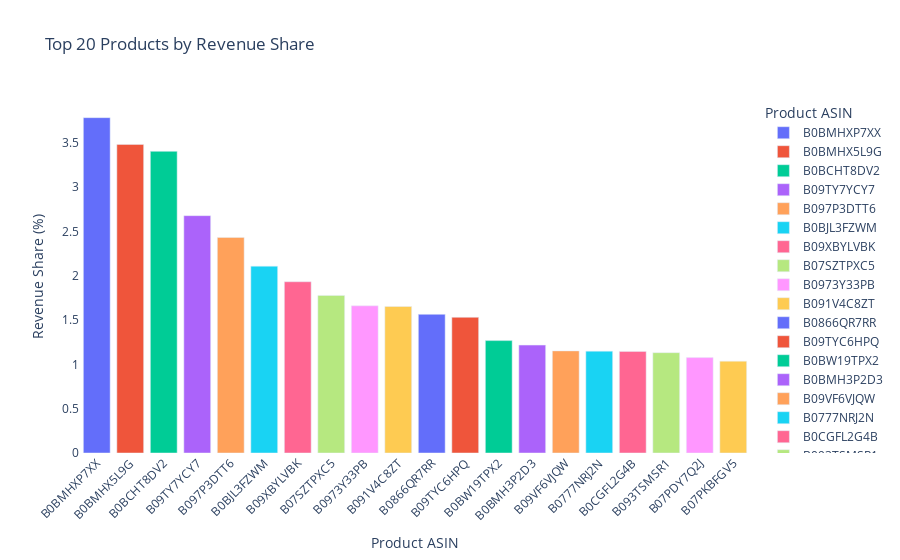

Write notebook code for a chart like this one.
### Code cell
# Load data from the 'Segment Products' sheet of the Excel file
segment_products_data = pd.read_excel('../Customer_Success_Engineer_-_Project_Data.xlsx', sheet_name='Segment Products', header=1)

# Calculate the total revenue for normalization
total_brand_revenue = segment_products_data['Revenue'].sum()

# Calculate revenue share for each ASIN using .loc to avoid SettingWithCopyWarning
segment_products_data.loc[:, 'Revenue Share'] = (segment_products_data['Revenue'] / total_brand_revenue) * 100

# Sort the data by 'Revenue' in descending order and take the top 20
top_20_products = segment_products_data.sort_values(by='Revenue', ascending=False).head(20)

# Create a bar chart of Revenue Share by ASIN for the top 20 products
fig = px.bar(top_20_products, x='ASIN', y='Revenue Share',
             title='Top 20 Products by Revenue Share',
             labels={'Revenue Share': 'Revenue Share (%)', 'ASIN': 'Product ASIN'},
             color="ASIN"
             )

# Enhance the layout for better readability
fig.update_layout(
    xaxis_title="Product ASIN",
    yaxis_title="Revenue Share (%)",
    xaxis_tickangle=-45,  # Rotate labels for better legibility
    yaxis=dict(type='linear'),  # Ensure linear scale for better comparison
    plot_bgcolor='white',  # Set background to white for a cleaner look,
)

# Show the plot
fig.show()

### Figure 1 — Plotly figure (JSON) as saved in the notebook; plotly's stock layout.template omitted (floating-point values rounded to 4 significant figures)
{"data": [{"alignmentgroup": "True", "hovertemplate": "Product ASIN=%{x}<br>Revenue Share (%)=%{y}<extra></extra>", "legendgroup": "B0BMHXP7XX", "marker": {"color": "#636efa", "pattern": {"shape": ""}}, "name": "B0BMHXP7XX", "offsetgroup": "B0BMHXP7XX", "orientation": "v", "showlegend": true, "textposition": "auto", "type": "bar", "x": ["B0BMHXP7XX"], "xaxis": "x", "y": [3.782], "yaxis": "y"}, {"alignmentgroup": "True", "hovertemplate": "Product ASIN=%{x}<br>Revenue Share (%)=%{y}<extra></extra>", "legendgroup": "B0BMHX5L9G", "marker": {"color": "#EF553B", "pattern": {"shape": ""}}, "name": "B0BMHX5L9G", "offsetgroup": "B0BMHX5L9G", "orientation": "v", "showlegend": true, "textposition": "auto", "type": "bar", "x": ["B0BMHX5L9G"], "xaxis": "x", "y": [3.48], "yaxis": "y"}, {"alignmentgroup": "True", "hovertemplate": "Product ASIN=%{x}<br>Revenue Share (%)=%{y}<extra></extra>", "legendgroup": "B0BCHT8DV2", "marker": {"color": "#00cc96", "pattern": {"shape": ""}}, "name": "B0BCHT8DV2", "offsetgroup": "B0BCHT8DV2", "orientation": "v", "showlegend": true, "textposition": "auto", "type": "bar", "x": ["B0BCHT8DV2"], "xaxis": "x", "y": [3.402], "yaxis": "y"}, {"alignmentgroup": "True", "hovertemplate": "Product ASIN=%{x}<br>Revenue Share (%)=%{y}<extra></extra>", "legendgroup": "B09TY7YCY7", "marker": {"color": "#ab63fa", "pattern": {"shape": ""}}, "name": "B09TY7YCY7", "offsetgroup": "B09TY7YCY7", "orientation": "v", "showlegend": true, "textposition": "auto", "type": "bar", "x": ["B09TY7YCY7"], "xaxis": "x", "y": [2.677], "yaxis": "y"}, {"alignmentgroup": "True", "hovertemplate": "Product ASIN=%{x}<br>Revenue Share (%)=%{y}<extra></extra>", "legendgroup": "B097P3DTT6", "marker": {"color": "#FFA15A", "pattern": {"shape": ""}}, "name": "B097P3DTT6", "offsetgroup": "B097P3DTT6", "orientation": "v", "showlegend": true, "textposition": "auto", "type": "bar", "x": ["B097P3DTT6"], "xaxis": "x", "y": [2.431], "yaxis": "y"}, {"alignmentgroup": "True", "hovertemplate": "Product ASIN=%{x}<br>Revenue Share (%)=%{y}<extra></extra>", "legendgroup": "B0BJL3FZWM", "marker": {"color": "#19d3f3", "pattern": {"shape": ""}}, "name": "B0BJL3FZWM", "offsetgroup": "B0BJL3FZWM", "orientation": "v", "showlegend": true, "textposition": "auto", "type": "bar", "x": ["B0BJL3FZWM"], "xaxis": "x", "y": [2.107], "yaxis": "y"}, {"alignmentgroup": "True", "hovertemplate": "Product ASIN=%{x}<br>Revenue Share (%)=%{y}<extra></extra>", "legendgroup": "B09XBYLVBK", "marker": {"color": "#FF6692", "pattern": {"shape": ""}}, "name": "B09XBYLVBK", "offsetgroup": "B09XBYLVBK", "orientation": "v", "showlegend": true, "textposition": "auto", "type": "bar", "x": ["B09XBYLVBK"], "xaxis": "x", "y": [1.931], "yaxis": "y"}, {"alignmentgroup": "True", "hovertemplate": "Product ASIN=%{x}<br>Revenue Share (%)=%{y}<extra></extra>", "legendgroup": "B07SZTPXC5", "marker": {"color": "#B6E880", "pattern": {"shape": ""}}, "name": "B07SZTPXC5", "offsetgroup": "B07SZTPXC5", "orientation": "v", "showlegend": true, "textposition": "auto", "type": "bar", "x": ["B07SZTPXC5"], "xaxis": "x", "y": [1.777], "yaxis": "y"}, {"alignmentgroup": "True", "hovertemplate": "Product ASIN=%{x}<br>Revenue Share (%)=%{y}<extra></extra>", "legendgroup": "B0973Y33PB", "marker": {"color": "#FF97FF", "pattern": {"shape": ""}}, "name": "B0973Y33PB", "offsetgroup": "B0973Y33PB", "orientation": "v", "showlegend": true, "textposition": "auto", "type": "bar", "x": ["B0973Y33PB"], "xaxis": "x", "y": [1.66], "yaxis": "y"}, {"alignmentgroup": "True", "hovertemplate": "Product ASIN=%{x}<br>Revenue Share (%)=%{y}<extra></extra>", "legendgroup": "B091V4C8ZT", "marker": {"color": "#FECB52", "pattern": {"shape": ""}}, "name": "B091V4C8ZT", "offsetgroup": "B091V4C8ZT", "orientation": "v", "showlegend": true, "textposition": "auto", "type": "bar", "x": ["B091V4C8ZT"], "xaxis": "x", "y": [1.652], "yaxis": "y"}, {"alignmentgroup": "True", "hovertemplate": "Product ASIN=%{x}<br>Revenue Share (%)=%{y}<extra></extra>", "legendgroup": "B0866QR7RR", "marker": {"color": "#636efa", "pattern": {"shape": ""}}, "name": "B0866QR7RR", "offsetgroup": "B0866QR7RR", "orientation": "v", "showlegend": true, "textposition": "auto", "type": "bar", "x": ["B0866QR7RR"], "xaxis": "x", "y": [1.564], "yaxis": "y"}, {"alignmentgroup": "True", "hovertemplate": "Product ASIN=%{x}<br>Revenue Share (%)=%{y}<extra></extra>", "legendgroup": "B09TYC6HPQ", "marker": {"color": "#EF553B", "pattern": {"shape": ""}}, "name": "B09TYC6HPQ", "offsetgroup": "B09TYC6HPQ", "orientation": "v", "showlegend": true, "textposition": "auto", "type": "bar", "x": ["B09TYC6HPQ"], "xaxis": "x", "y": [1.53], "yaxis": "y"}, {"alignmentgroup": "True", "hovertemplate": "Product ASIN=%{x}<br>Revenue Share (%)=%{y}<extra></extra>", "legendgroup": "B0BW19TPX2", "marker": {"color": "#00cc96", "pattern": {"shape": ""}}, "name": "B0BW19TPX2", "offsetgroup": "B0BW19TPX2", "orientation": "v", "showlegend": true, "textposition": "auto", "type": "bar", "x": ["B0BW19TPX2"], "xaxis": "x", "y": [1.268], "yaxis": "y"}, {"alignmentgroup": "True", "hovertemplate": "Product ASIN=%{x}<br>Revenue Share (%)=%{y}<extra></extra>", "legendgroup": "B0BMH3P2D3", "marker": {"color": "#ab63fa", "pattern": {"shape": ""}}, "name": "B0BMH3P2D3", "offsetgroup": "B0BMH3P2D3", "orientation": "v", "showlegend": true, "textposition": "auto", "type": "bar", "x": ["B0BMH3P2D3"], "xaxis": "x", "y": [1.217], "yaxis": "y"}, {"alignmentgroup": "True", "hovertemplate": "Product ASIN=%{x}<br>Revenue Share (%)=%{y}<extra></extra>", "legendgroup": "B09VF6VJQW", "marker": {"color": "#FFA15A", "pattern": {"shape": ""}}, "name": "B09VF6VJQW", "offsetgroup": "B09VF6VJQW", "orientation": "v", "showlegend": true, "textposition": "auto", "type": "bar", "x": ["B09VF6VJQW"], "xaxis": "x", "y": [1.152], "yaxis": "y"}, {"alignmentgroup": "True", "hovertemplate": "Product ASIN=%{x}<br>Revenue Share (%)=%{y}<extra></extra>", "legendgroup": "B0777NRJ2N", "marker": {"color": "#19d3f3", "pattern": {"shape": ""}}, "name": "B0777NRJ2N", "offsetgroup": "B0777NRJ2N", "orientation": "v", "showlegend": true, "textposition": "auto", "type": "bar", "x": ["B0777NRJ2N"], "xaxis": "x", "y": [1.149], "yaxis": "y"}, {"alignmentgroup": "True", "hovertemplate": "Product ASIN=%{x}<br>Revenue Share (%)=%{y}<extra></extra>", "legendgroup": "B0CGFL2G4B", "marker": {"color": "#FF6692", "pattern": {"shape": ""}}, "name": "B0CGFL2G4B", "offsetgroup": "B0CGFL2G4B", "orientation": "v", "showlegend": true, "textposition": "auto", "type": "bar", "x": ["B0CGFL2G4B"], "xaxis": "x", "y": [1.146], "yaxis": "y"}, {"alignmentgroup": "True", "hovertemplate": "Product ASIN=%{x}<br>Revenue Share (%)=%{y}<extra></extra>", "legendgroup": "B093TSMSR1", "marker": {"color": "#B6E880", "pattern": {"shape": ""}}, "name": "B093TSMSR1", "offsetgroup": "B093TSMSR1", "orientation": "v", "showlegend": true, "textposition": "auto", "type": "bar", "x": ["B093TSMSR1"], "xaxis": "x", "y": [1.131], "yaxis": "y"}, {"alignmentgroup": "True", "hovertemplate": "Product ASIN=%{x}<br>Revenue Share (%)=%{y}<extra></extra>", "legendgroup": "B07PDY7Q2J", "marker": {"color": "#FF97FF", "pattern": {"shape": ""}}, "name": "B07PDY7Q2J", "offsetgroup": "B07PDY7Q2J", "orientation": "v", "showlegend": true, "textposition": "auto", "type": "bar", "x": ["B07PDY7Q2J"], "xaxis": "x", "y": [1.076], "yaxis": "y"}, {"alignmentgroup": "True", "hovertemplate": "Product ASIN=%{x}<br>Revenue Share (%)=%{y}<extra></extra>", "legendgroup": "B07PKBFGV5", "marker": {"color": "#FECB52", "pattern": {"shape": ""}}, "name": "B07PKBFGV5", "offsetgroup": "B07PKBFGV5", "orientation": "v", "showlegend": true, "textposition": "auto", "type": "bar", "x": ["B07PKBFGV5"], "xaxis": "x", "y": [1.036], "yaxis": "y"}], "layout": {"barmode": "relative", "legend": {"title": {"text": "Product ASIN"}, "tracegroupgap": 0}, "plot_bgcolor": "white", "title": {"text": "Top 20 Products by Revenue Share"}, "xaxis": {"anchor": "y", "categoryarray": ["B0BMHXP7XX", "B0BMHX5L9G", "B0BCHT8DV2", "B09TY7YCY7", "B097P3DTT6", "B0BJL3FZWM", "B09XBYLVBK", "B07SZTPXC5", "B0973Y33PB", "B091V4C8ZT", "B0866QR7RR", "B09TYC6HPQ", "B0BW19TPX2", "B0BMH3P2D3", "B09VF6VJQW", "B0777NRJ2N", "B0CGFL2G4B", "B093TSMSR1", "B07PDY7Q2J", "B07PKBFGV5"], "categoryorder": "array", "domain": [0, 1], "tickangle": -45, "title": {"text": "Product ASIN"}}, "yaxis": {"anchor": "x", "domain": [0, 1], "title": {"text": "Revenue Share (%)"}, "type": "linear"}}}
